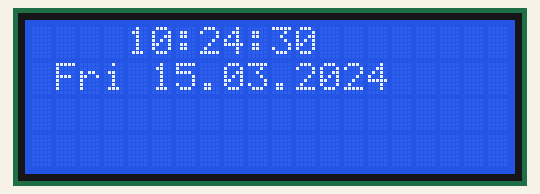
The program below on a simulated Raspberry Pi (BCM pin numbers). On the bench: 20×4 character LCD. The clock reads 2024-03-15 10:24:30 at power-on unless the program sets it.

Above: at 0.2 s.
At 4.7 s:
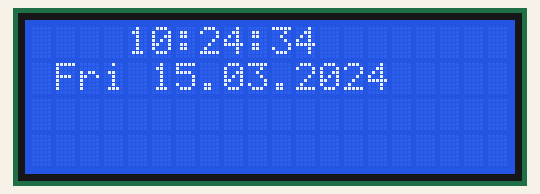
At 8.0 s:
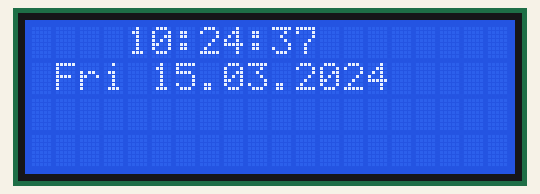
At 19.3 s:
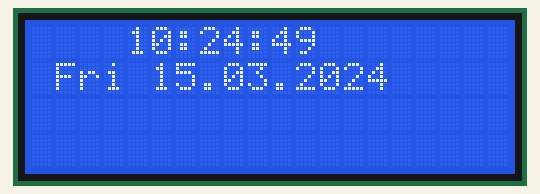
At 29.5 s:
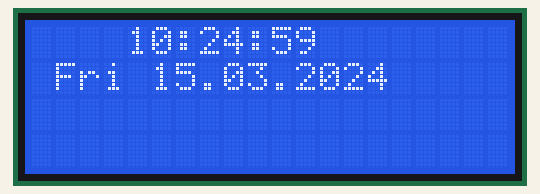
At 38.5 s:
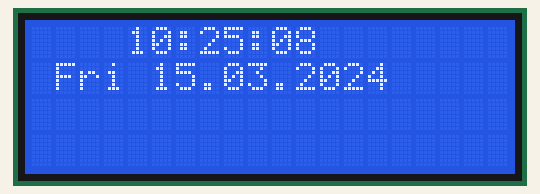

The program:

lcd_clock.py
```python
#!/usr/bin/python
import time
from hd44780 import HD44780 as LCD

# Initialise display
lcd = LCD()

try:
    while True:
        # Send date and time
        lcd.lcd_write_line(time.strftime("    %H:%M:%S", time.localtime()), 1)
        lcd.lcd_write_line(time.strftime(" %a %d.%m.%Y ", time.localtime()), 2)
        time.sleep(1)
except KeyboardInterrupt:
    pass
finally:
    lcd.lcd_clear()
    print("Program aborted.")
```

hd44780.py
```python
#!/usr/bin/python
from smbus2 import SMBus
from time import sleep


# Define some LCD device parameters
LCD_1602_LINE_LENGTH = 16
LCD_1602_LINE_COUNT  =  2
LCD_2004_LINE_LENGTH = 20
LCD_2004_LINE_COUNT  =  4

# LCD command register addresses
LCD_CLEARDISPLAY   = 0x01
LCD_RETURNHOME     = 0x02
LCD_ENTRYMODESET   = 0x04
LCD_DISPLAYCONTROL = 0x08
LCD_CURSORSHIFT    = 0x10
LCD_FUNCTIONSET    = 0x20
LCD_SETCGRAMADDR   = 0x40
LCD_SETDDRAMADDR   = 0x80

# LCD flags for display on/off control
LCD_DISPLAYON  = 0x04
LCD_DISPLAYOFF = 0x00
LCD_CURSORON   = 0x02
LCD_CURSOROFF  = 0x00
LCD_BLINKON    = 0x01
LCD_BLINKOFF   = 0x00

# LCD lines
LCD_LINE1 = 0x80  # 1st line
LCD_LINE2 = 0xC0  # 2nd line
LCD_LINE3 = 0x94  # 3rd line
LCD_LINE4 = 0xD4  # 4th line

# LCD flags for display/cursor shift
LCD_DISPLAYMOVE = 0x08
LCD_CURSORMOVE  = 0x00
LCD_MOVERIGHT   = 0x04
LCD_MOVELEFT    = 0x00

# LCD flags for function set
LCD_8BITMODE = 0x10
LCD_4BITMODE = 0x00
LCD_2LINE    = 0x08
LCD_1LINE    = 0x00
LCD_5x10DOTS = 0x04
LCD_5x8DOTS  = 0x00

LCD_BACKLIGHT   = 0x08  # On
LCD_NOBACKLIGHT = 0x00  # Off

LCD_ENABLE     = 0b00000100  # Enable bit
LCD_REG_SELECT = 0b00000001  # Register select bit
LCD_CMD        = 0           # Mode - Sending command

'''
I2C device bus (1 or 0 for Pi rev.1)
I2C device address (execute: i2cdetect -y 1 or i2cdetect -y 0 for Pi rev.1)
'''
class HD44780:
    # initialises objects and lcd
    def __init__(self, i2c_bus = 1, i2c_address = 0x3f, lcd_line_count = LCD_1602_LINE_COUNT):
        if lcd_line_count == LCD_1602_LINE_COUNT:
            self.__lcd_line_length = LCD_1602_LINE_LENGTH
        elif lcd_line_count == LCD_2004_LINE_COUNT:
            self.__lcd_line_length = LCD_2004_LINE_LENGTH
        else:
            raise ValueError('Error! Only 2 (LCD1602) or 4 (LCD2004) lines are supported.')
        self.__lcd_line_count = lcd_line_count
        self.__lcd_lines = [LCD_LINE1, LCD_LINE2, LCD_LINE3, LCD_LINE4]
        # Open I2C interface
        self.__bus = SMBus(i2c_bus)
        self.__i2c_addr = i2c_address
        # initialises lcd
        self.__lcd_i2c_write(0x03,LCD_CMD)  # Initialise
        self.__lcd_i2c_write(0x03,LCD_CMD)  # Initialise
        self.__lcd_i2c_write(0x03,LCD_CMD)  # Initialise
        self.__lcd_i2c_write(0x02,LCD_CMD)  # Initialise
        self.__lcd_i2c_write(LCD_FUNCTIONSET | LCD_2LINE | LCD_5x8DOTS | LCD_4BITMODE, LCD_CMD)  # Data length, number of lines, font size
        self.__lcd_i2c_write(LCD_DISPLAYCONTROL | LCD_DISPLAYON, LCD_CMD)  # 0x0F On, Blink Off
        self.__lcd_i2c_write(LCD_CLEARDISPLAY, LCD_CMD)  # Clear display
        sleep(0.0005)

    # Write data to lcd via i2c
    def __lcd_i2c_write(self, cmd, mode):
        nibbles = [mode | (cmd & 0xF0), mode | ((cmd << 4) & 0xF0)]

        for i in range(len(nibbles)):
            # High bits / low bits
            self.__bus.write_byte(self.__i2c_addr, nibbles[i] | LCD_BACKLIGHT)
            sleep(0.0005)
            self.__bus.write_byte(self.__i2c_addr, nibbles[i] | LCD_ENABLE | LCD_BACKLIGHT)
            sleep(0.0005)
            self.__bus.write_byte(self.__i2c_addr, nibbles[i] & ~LCD_ENABLE | LCD_BACKLIGHT)
            sleep(0.0005)

    # Send text to display
    def lcd_write_line(self, text, line):
        if line > self.__lcd_line_count:
            raise ValueError("ERROR! The line count exceeds the maximum count of {self.__lcd_line_count}.")
        if len(text) > self.__lcd_line_length:
            raise ValueError(f"ERROR! The text line length exceeds the maximum length of {self.__lcd_line_length}.")
        # set line to write text to
        self.__lcd_i2c_write(self.__lcd_lines[line - 1], LCD_CMD)
        # write text byte by byte
        for i in range(len(text)):
            self.__lcd_i2c_write(ord(text[i]), LCD_REG_SELECT)

    # Clear display
    def lcd_clear(self):
        self.__lcd_i2c_write(LCD_CLEARDISPLAY, LCD_CMD)
        self.__lcd_i2c_write(LCD_RETURNHOME, LCD_CMD)
```

Measured:
- what the display in image 0 shows lasts 1.0 s, from 0.2 s to 1.2 s
